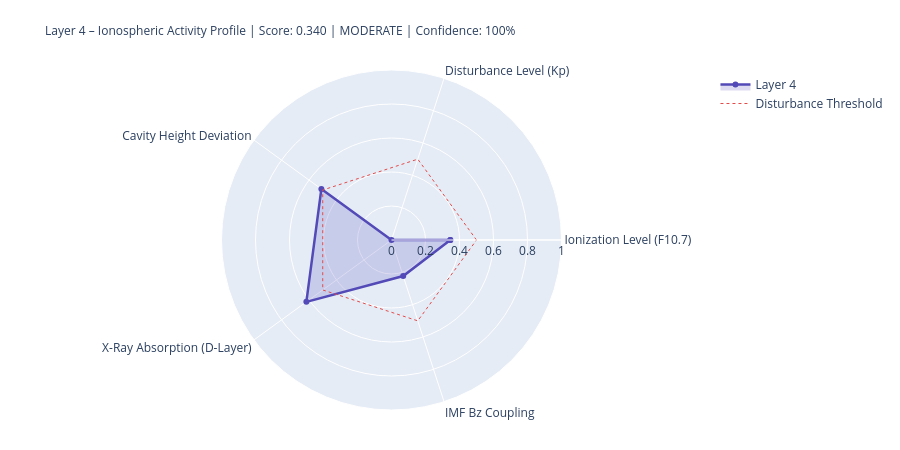

The cell this chart's notebook holds for it:
### Markdown cell above
---
## 4. State Assessment & Handoff to Layer 5

### Code cell
# ============================================================
# LAYER-4-SCORE
# ============================================================

COMPONENTS = {
    'Ionization Level (F10.7)':    {'score': ioniz,       'source': 'primary' if f107_now else 'from_layer0', 'dynamic': True},
    'Disturbance Level (Kp)':          {'score': disturb,     'source': 'primary' if kp_now   else 'from_layer0', 'dynamic': True},
    'Cavity Height Deviation':    {'score': h_dev,       'source': 'derived',                                'dynamic': True},
    'X-Ray Absorption (D-Layer)':{'score': xray_ioniz,  'source': 'primary' if xray_now else 'missing',     'dynamic': True},
    'IMF Bz Coupling':             {'score': bz_coupling, 'source': 'primary' if bz_now   else 'from_layer0', 'dynamic': True},
}

available    = {k: v['score'] for k, v in COMPONENTS.items() if v['score'] is not None}
unavailable  = [k for k, v in COMPONENTS.items() if v['score'] is None]
layer4_score = round(sum(available.values()) / len(available), 4) if available else None
confidence   = round(len(available) / len(COMPONENTS), 2)
level = ('unknown' if layer4_score is None
         else 'quiet'   if layer4_score < 0.3
         else 'moderate' if layer4_score < 0.6
         else 'active')
dominant_l4 = max(available, key=available.get) if available else 'none'

# Resonance delta for Schumann SR-1
sr1_ref = schumann_freq(1, 80.0)
sr1_now = schumann_freq(1, h_eff)
sr1_delta_mhz = (sr1_now - sr1_ref) * 1000

# Propagation conditions
prop_cond = ('disturbed'   if kp_val > 4
             else 'unsettled' if kp_val > 2
             else 'normal')
if xray_class in ['X', 'M']:
    prop_cond = 'Radio-Blackout moeglich'

W = 68
print('=' * W)
print('LAYER 4 – IONOSPHERE – STATE ASSESSMENT')
print('=' * W)
for name, comp in COMPONENTS.items():
    s = comp['score']
    if s is not None:
        bar = '█' * int(s * 20) + '░' * (20 - int(s * 20))
        print(f'  {name:<36} {bar}  {s:.3f}  [{comp["source"]}]')
    else:
        print(f'  {name:<36} {"─" * 20}  n/a   [missing]')
print('-' * W)
print(f'  Score:          {layer4_score:.3f}  ({len(available)}/{len(COMPONENTS)} components)')
print(f'  Confidence:     {confidence:.0%}')
print(f'  Level:          {level.upper()}')
print(f'  Dominant:       {dominant_l4}')
print(f'  Cavity height:  {h_eff:.1f} km  (Ref: 80.0 km)')
print(f'  SR-1:           {sr1_now:.3f} Hz  (Δ {sr1_delta_mhz:+.1f} mHz vs. ref)')
print(f'  Propagation:    {prop_cond}')
print(f'  X-Ray:          {xray_class}-class  ({xray_now:.2e} W/m²)' if xray_now else '  X-Ray:          n/a')
print('=' * W)

# Radar
cats   = list(available.keys())
vals_r = list(available.values())
if len(cats) >= 3:
    fig = go.Figure()
    fig.add_trace(go.Scatterpolar(
        r=vals_r + [vals_r[0]], theta=cats + [cats[0]],
        fill='toself', fillcolor='rgba(83,74,183,0.20)',
        line=dict(color='#534AB7', width=2.5), name='Layer 4'
    ))
    fig.add_trace(go.Scatterpolar(
        r=[0.5] * (len(cats)+1), theta=cats + [cats[0]],
        line=dict(color='#E24B4A', dash='dot', width=1),
        mode='lines', name='Disturbance Threshold'
    ))
    fig.update_layout(
        title=dict(
            text=f'Layer 4 – Ionospheric Activity Profile | Score: {layer4_score:.3f} | {level.upper()} | Confidence: {confidence:.0%}',
            font=dict(size=12)
        ),
        polar=dict(radialaxis=dict(visible=True, range=[0, 1])),
        height=450, showlegend=True,
        margin=dict(l=80, r=80, t=70, b=40)
    )
    fig.show()

### Figure 1 — Plotly figure (JSON) as saved in the notebook; plotly's stock layout.template omitted (floating-point values rounded to 4 significant figures)
{"data": [{"fill": "toself", "fillcolor": "rgba(83,74,183,0.20)", "line": {"color": "#534AB7", "width": 2.5}, "name": "Layer 4", "r": [0.346, 0.0, 0.51, 0.619, 0.223, 0.346], "theta": ["Ionization Level (F10.7)", "Disturbance Level (Kp)", "Cavity Height Deviation", "X-Ray Absorption (D-Layer)", "IMF Bz Coupling", "Ionization Level (F10.7)"], "type": "scatterpolar"}, {"line": {"color": "#E24B4A", "dash": "dot", "width": 1}, "mode": "lines", "name": "Disturbance Threshold", "r": [0.5, 0.5, 0.5, 0.5, 0.5, 0.5], "theta": ["Ionization Level (F10.7)", "Disturbance Level (Kp)", "Cavity Height Deviation", "X-Ray Absorption (D-Layer)", "IMF Bz Coupling", "Ionization Level (F10.7)"], "type": "scatterpolar"}], "layout": {"height": 450, "margin": {"b": 40, "l": 80, "r": 80, "t": 70}, "polar": {"radialaxis": {"range": [0, 1], "visible": true}}, "showlegend": true, "title": {"font": {"size": 12}, "text": "Layer 4 – Ionospheric Activity Profile | Score: 0.340 | MODERATE | Confidence: 100%"}}}
